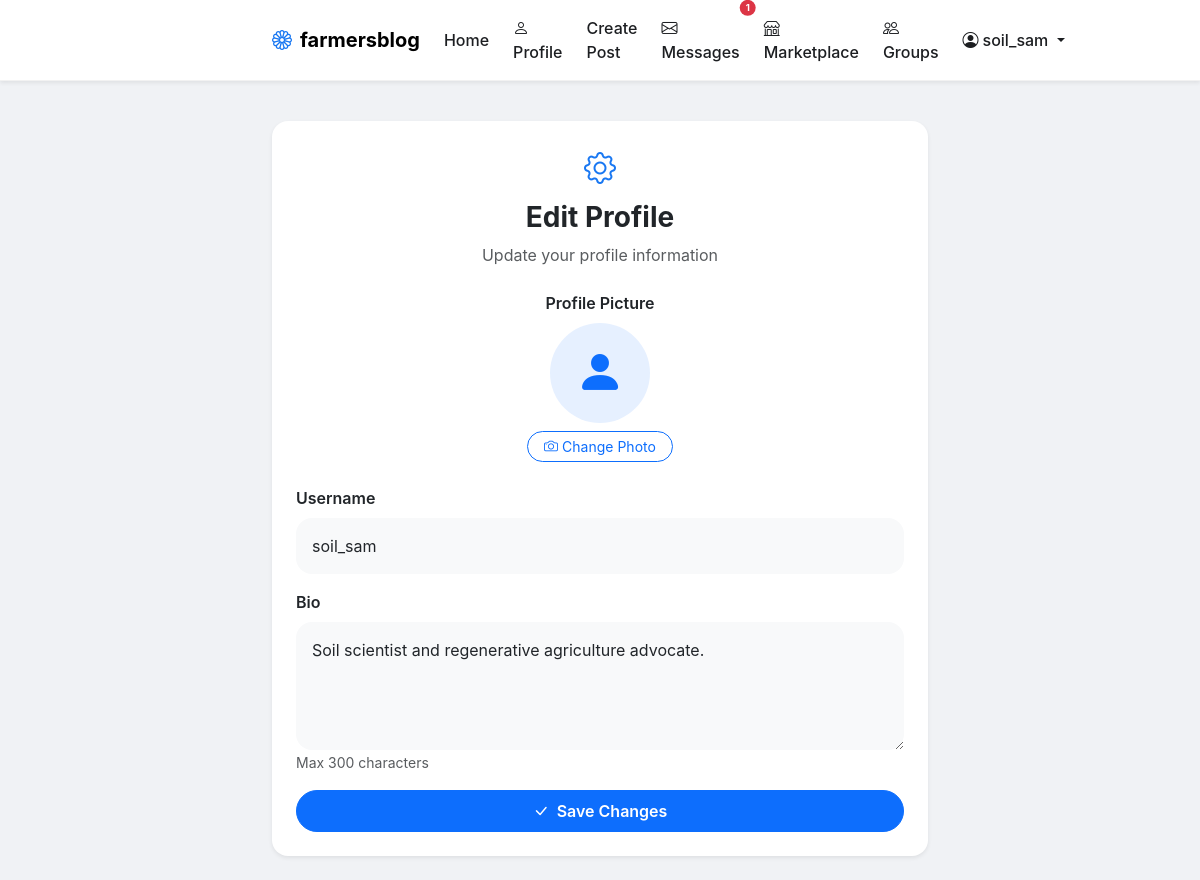
/user/settings/profile (signed in), run on the app's committed database.
### app/models.py (models this page shows, shortened)
class User(UserMixin, db.Model):
    id = db.Column(db.Integer, primary_key=True)
    username = db.Column(db.String(80), unique=True, nullable=False)
    email = db.Column(db.String(120), unique=True, nullable=False)
    password_hash = db.Column(db.String(256), nullable=False)
    avatar_filename = db.Column(db.String(255), default=None)
    bio = db.Column(db.Text, default='')
    created_at = db.Column(db.DateTime, default=datetime.utcnow)
    posts = db.relationship('Post', backref='author', lazy='dynamic', cascade='all, delete-orphan')
    comments = db.relationship('Comment', backref='author', lazy='dynamic', cascade='all, delete-orphan')
    liked_posts = db.relationship('Post', secondary=post_likes, back_populates='likes', lazy='dynamic')
    listings = db.relationship('Listing', backref='seller', lazy='dynamic', cascade='all, delete-orphan')
    followed = db.relationship(
        'User', secondary=followers,
        primaryjoin=(followers.c.follower_id == id),
        secondaryjoin=(followers.c.followed_id == id),
        backref=db.backref('followers', lazy='dynamic'),
        lazy='dynamic'
    )
    sent_messages = db.relationship('Message', foreign_keys='Message.sender_id', backref='sender', lazy='dynamic', cascade='all, delete-orphan')
    received_messages = db.relationship('Message', foreign_keys='Message.recipient_id', backref='recipient', lazy='dynamic', cascade='all, delete-orphan')
    groups_created = db.relationship('Group', backref='creator', lazy='dynamic', cascade='all, delete-orphan')
    groups_joined = db.relationship('Group', secondary=group_members, back_populates='members', lazy='dynamic')
    @property
    def unread_message_count(self):
        return Message.query.filter_by(recipient_id=self.id, read=False).count()

### app/blueprints/profile.py (the view, shortened to what this page needs)
@profile_bp.route('/settings/profile', methods=['GET', 'POST'])
@login_required
def settings():
    return render_template('profile/settings.html')

### app/models.py (called while the page is built)
@login_manager.user_loader
def load_user(user_id):
    return User.query.get(int(user_id))

### app/templates/profile/settings.html (shortened to what this page needs)
{% extends "base.html" %}
{% block content %}
<div class="container" style="max-width: 680px;">
    <div class="card shadow-sm rounded-4 border-0">
        <div class="card-body p-4">
            <div class="text-center mb-4">
                <i class="bi bi-gear" style="font-size: 2rem; color: #1877F2;"></i>
                <h3 class="fw-bold mt-2">Edit Profile</h3>
                <p class="text-muted">Update your profile information</p>
            </div>
            <form method="POST" action="{{ url_for('profile.settings') }}" enctype="multipart/form-data">
                <div class="mb-4 text-center">
                    <label class="form-label fw-semibold d-block">Profile Picture</label>
                    {% if current_user.avatar_filename %}
                    <img src="{{ avatar_url(current_user.avatar_filename) }}"
                         class="rounded-circle mb-2" style="width: 100px; height: 100px; object-fit: cover;" alt="Avatar">
                    {% else %}
                    <div class="rounded-circle bg-primary bg-opacity-10 d-flex align-items-center justify-content-center mx-auto mb-2"
                         style="width: 100px; height: 100px;">
                        <i class="bi bi-person-fill text-primary" style="font-size: 3rem;"></i>
                    </div>
                    {% endif %}
                    <div>
                        <button type="button" class="btn btn-outline-primary btn-sm rounded-pill px-3" onclick="document.getElementById('avatar').click()">
                            <i class="bi bi-camera me-1"></i>Change Photo
                        </button>
                    </div>
                </div>
                <div class="mb-3">
                    <label for="username" class="form-label fw-semibold">Username</label>
                    <input type="text" id="username" name="username" class="form-control bg-light border-0 rounded-4 p-3"
                           value="{{ current_user.username }}" required>
                </div>
                <div class="mb-3">
                    <label for="bio" class="form-label fw-semibold">Bio</label>
                    <textarea id="bio" name="bio" class="form-control bg-light border-0 rounded-4 p-3" rows="4"
                              placeholder="Tell us about yourself..." maxlength="300">{{ current_user.bio or '' }}</textarea>
                    <small class="text-muted">Max 300 characters</small>
                </div>
                <button type="submit" class="btn btn-primary w-100 rounded-pill py-2 fw-semibold">
                    <i class="bi bi-check-lg me-2"></i>Save Changes
                </button>
            </form>
        </div>
    </div>
</div>
{% endblock %}

### app/templates/base.html (shortened to what this page needs)
<!DOCTYPE html>
<html lang="en">
<head>
    <link href="https://cdn.jsdelivr.net/npm/bootstrap@5.3.2/dist/css/bootstrap.min.css" rel="stylesheet">
    <link rel="stylesheet" href="https://cdn.jsdelivr.net/npm/bootstrap-icons@1.11.3/font/bootstrap-icons.min.css">
    <link rel="stylesheet" href="{{ url_for('static', filename='style.css') }}">
</head>
<body>
    <nav class="navbar navbar-expand-lg bg-white shadow-sm sticky-top">
        <div class="container" style="max-width: 680px;">
            <a class="navbar-brand fw-bold" href="{{ url_for('main.index') }}">
                <i class="bi bi-flower1 me-2" style="color: #1877F2;"></i>farmersblog
            </a>
            <div class="collapse navbar-collapse" id="navbarNav">
                <ul class="navbar-nav ms-auto align-items-lg-center gap-2">
                    <li class="nav-item">
                        <a class="nav-link" href="{{ url_for('main.index') }}">Home</a>
                    </li>
                    {% if current_user.is_authenticated %}
                        <li class="nav-item">
                            <a class="nav-link" href="{{ url_for('profile.public_profile', username=current_user.username) }}">
                                <i class="bi bi-person me-1"></i>Profile
                            </a>
                        </li>
                        <li class="nav-item">
                            <a class="nav-link" href="{{ url_for('posts.create') }}">Create Post</a>
                        </li>
                        <li class="nav-item">
                            <a class="nav-link position-relative" href="{{ url_for('messages.inbox') }}">
                                <i class="bi bi-envelope me-1"></i>Messages
                                {% if unread_count > 0 %}
                                <span class="position-absolute top-0 start-100 translate-middle badge rounded-pill bg-danger" style="font-size: 0.6rem;">
                                    {{ unread_count }}
                                </span>
                                {% endif %}
                            </a>
                        </li>
                        <li class="nav-item">
                            <a class="nav-link" href="{{ url_for('marketplace.index') }}">
                                <i class="bi bi-shop me-1"></i>Marketplace
                            </a>
                        </li>
                        <li class="nav-item">
                            <a class="nav-link" href="{{ url_for('groups.index') }}">
                                <i class="bi bi-people me-1"></i>Groups
                            </a>
                        </li>
                        <li class="nav-item dropdown">
                            <a class="nav-link dropdown-toggle" href="#" role="button" data-bs-toggle="dropdown">
                                <i class="bi bi-person-circle me-1"></i>{{ current_user.username }}
                            </a>
                        </li>
                    {% endif %}
                </ul>
            </div>
        </div>
    </nav>
    <main class="py-4">
        {% block content %}{% endblock %}
    </main>
    <div class="toast-container position-fixed bottom-0 end-0 p-3">
    </div>
</body>
</html>

### app/static/style.css (style rules this page uses)
:root { --fb-blue: #1877F2; --fb-bg: #f0f2f5; --like-red: #e41e3f; --card-radius: 0.75rem; --green: #28a745; }
body { background-color: var(--fb-bg); font-family: -apple-system, BlinkMacSystemFont, "Segoe UI", Roboto, Oxygen, Ubuntu, Cantarell, "Fira Sans", "Droid Sans", "Helvetica Neue", sans-serif; }
.navbar { border-bottom: 1px solid rgba(0, 0, 0, 0.05); }
.nav-link { font-weight: 500; color: #1c1e21; }

### data on the page
User: username "soil_sam", bio "Soil scientist and regenerative agriculture advocate."

### other printed values
{{ unread_count }} "1"
